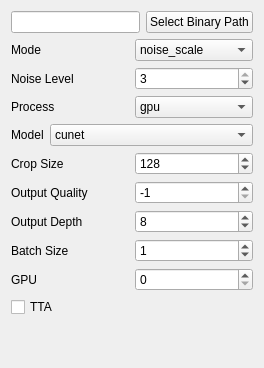
              <widget class="QWidget" name="waifu2xCaffeTab">
               <attribute name="title">
                <string>Waifu2X Caffe</string>
               </attribute>
               <layout class="QVBoxLayout" name="verticalLayout_2">
                <item>
                 <layout class="QHBoxLayout" name="waifu2xCaffePathHorizontalLayout">
                  <item>
                   <widget class="QLineEdit" name="waifu2xCaffePathLineEdit"/>
                  </item>
                  <item>
                   <widget class="QPushButton" name="waifu2xCaffePathSelectButton">
                    <property name="text">
                     <string>Select Binary Path</string>
                    </property>
                   </widget>
                  </item>
                 </layout>
                </item>
                <item>
                 <layout class="QHBoxLayout" name="waifu2xCaffeModeHorizontalLayout">
                  <item>
                   <widget class="QLabel" name="waifu2xCaffeModeLabel">
                    <property name="text">
                     <string>Mode</string>
                    </property>
                   </widget>
                  </item>
                  <item>
                   <widget class="QComboBox" name="waifu2xCaffeModeComboBox">
                    <property name="toolTip">
                     <string>image processing mode</string>
                    </property>
                    <item>
                     <property name="text">
                      <string>noise_scale</string>
                     </property>
                    </item>
                    <item>
                     <property name="text">
                      <string>auto_scale</string>
                     </property>
                    </item>
                    <item>
                     <property name="text">
                      <string>scale</string>
                     </property>
                    </item>
                    <item>
                     <property name="text">
                      <string>noise</string>
                     </property>
                    </item>
                   </widget>
                  </item>
                 </layout>
                </item>
                <item>
                 <layout class="QHBoxLayout" name="waifu2xCaffeNoiseLevelHorizontalLayout">
                  <item>
                   <widget class="QLabel" name="waifu2xCaffeNoiseLevelLabel">
                    <property name="text">
                     <string>Noise Level</string>
                    </property>
                   </widget>
                  </item>
                  <item>
                   <widget class="QSpinBox" name="waifu2xCaffeNoiseLevelSpinBox">
                    <property name="toolTip">
                     <string>noise reduction level</string>
                    </property>
                    <property name="maximum">
                     <number>3</number>
                    </property>
                    <property name="value">
                     <number>3</number>
                    </property>
                   </widget>
                  </item>
                 </layout>
                </item>
                <item>
                 <layout class="QHBoxLayout" name="waifu2xCaffeProcessHorizontalLayout">
                  <item>
                   <widget class="QLabel" name="waifu2xCaffeProcessLabel">
                    <property name="text">
                     <string>Process</string>
                    </property>
                   </widget>
                  </item>
                  <item>
                   <widget class="QComboBox" name="waifu2xCaffeProcessComboBox">
                    <property name="toolTip">
                     <string>process mode, cudnn requires CUDA and cuDNN to be installed</string>
                    </property>
                    <item>
                     <property name="text">
                      <string>gpu</string>
                     </property>
                    </item>
                    <item>
                     <property name="text">
                      <string>cudnn</string>
                     </property>
                    </item>
                    <item>
                     <property name="text">
                      <string>cpu</string>
                     </property>
                    </item>
                   </widget>
                  </item>
                 </layout>
                </item>
                <item>
                 <layout class="QHBoxLayout" name="waifu2xCaffeModelHorizontalLayout">
                  <item>
                   <widget class="QLabel" name="waifu2xCaffeModelLabel">
                    <property name="text">
                     <string>Model</string>
                    </property>
                   </widget>
                  </item>
                  <item>
                   <widget class="QComboBox" name="waifu2xCaffeModelComboBox">
                    <property name="toolTip">
                     <string>name of the built-in model to use</string>
                    </property>
                    <item>
                     <property name="text">
                      <string>cunet</string>
                     </property>
                    </item>
                    <item>
                     <property name="text">
                      <string>anime_style_art</string>
                     </property>
                    </item>
                    <item>
                     <property name="text">
                      <string>anime_style_art_rgb</string>
                     </property>
                    </item>
                    <item>
                     <property name="text">
                      <string>photo</string>
                     </property>
                    </item>
                    <item>
                     <property name="text">
                      <string>ukbench</string>
                     </property>
                    </item>
                    <item>
                     <property name="text">
                      <string>upconv_7_anime_style_art_rgb</string>
                     </property>
                    </item>
                    <item>
                     <property name="text">
                      <string>upconv_7_photo</string>
                     </property>
                    </item>
                    <item>
                     <property name="text">
                      <string>upresnet10</string>
                     </property>
                    </item>
                   </widget>
                  </item>
                 </layout>
                </item>
                <item>
                 <layout class="QHBoxLayout" name="waifu2xCaffeCropSizeHorizontalLayout">
                  <item>
                   <widget class="QLabel" name="waifu2xCaffeCropSizeLabel">
                    <property name="text">
                     <string>Crop Size</string>
                    </property>
                   </widget>
                  </item>
                  <item>
                   <widget class="QSpinBox" name="waifu2xCaffeCropSizeSpinBox">
                    <property name="toolTip">
                     <string>input image split size</string>
                    </property>
                    <property name="maximum">
                     <number>9999</number>
                    </property>
                    <property name="value">
                     <number>128</number>
                    </property>
                   </widget>
                  </item>
                 </layout>
                </item>
                <item>
                 <layout class="QHBoxLayout" name="waifu2xCaffeOutputQualityHorizontalLayout">
                  <item>
                   <widget class="QLabel" name="waifu2xCaffeOutputQualityLabel">
                    <property name="text">
                     <string>Output Quality</string>
                    </property>
                   </widget>
                  </item>
                  <item>
                   <widget class="QSpinBox" name="waifu2xCaffeOutputQualitySpinBox">
                    <property name="toolTip">
                     <string>output image quality</string>
                    </property>
                    <property name="minimum">
                     <number>-1</number>
                    </property>
                    <property name="value">
                     <number>-1</number>
                    </property>
                   </widget>
                  </item>
                 </layout>
                </item>
                <item>
                 <layout class="QHBoxLayout" name="waifu2xCaffeOutputDepthHorizontalLayout">
                  <item>
                   <widget class="QLabel" name="waifu2xCaffeOutputDepthLabel">
                    <property name="text">
                     <string>Output Depth</string>
                    </property>
                   </widget>
                  </item>
                  <item>
                   <widget class="QSpinBox" name="waifu2xCaffeOutputDepthSpinBox">
                    <property name="toolTip">
                     <string>output image chanel depth bit</string>
                    </property>
                    <property name="maximum">
                     <number>9999</number>
                    </property>
                    <property name="value">
                     <number>8</number>
                    </property>
                   </widget>
                  </item>
                 </layout>
                </item>
                <item>
                 <layout class="QHBoxLayout" name="waifu2xCaffeBatchSizeHorizontalLayout">
                  <item>
                   <widget class="QLabel" name="waifu2xCaffeBatchSizeLabel">
                    <property name="text">
                     <string>Batch Size</string>
                    </property>
                   </widget>
                  </item>
                  <item>
                   <widget class="QSpinBox" name="waifu2xCaffeBatchSizeSpinBox">
                    <property name="toolTip">
                     <string>input batch size</string>
                    </property>
                    <property name="maximum">
                     <number>9999</number>
                    </property>
                    <property name="value">
                     <number>1</number>
                    </property>
                   </widget>
                  </item>
                 </layout>
                </item>
                <item>
                 <layout class="QHBoxLayout" name="waifu2xCaffeGpuHorizontalLayout">
                  <item>
                   <widget class="QLabel" name="waifu2xCaffeGpuLabel">
                    <property name="text">
                     <string>GPU</string>
                    </property>
                   </widget>
                  </item>
                  <item>
                   <widget class="QSpinBox" name="waifu2xCaffeGpuSpinBox">
                    <property name="toolTip">
                     <string>gpu device no</string>
                    </property>
                   </widget>
                  </item>
                 </layout>
                </item>
                <item>
                 <layout class="QHBoxLayout" name="waifu2xCaffeOptionsHorizontalLayout">
                  <item>
                   <widget class="QCheckBox" name="waifu2xCaffeTtaCheckBox">
                    <property name="toolTip">
                     <string>8x slower and slightly high quality</string>
                    </property>
                    <property name="text">
                     <string>TTA</string>
                    </property>
                   </widget>
                  </item>
                 </layout>
                </item>
                <item>
                 <spacer name="waifu2xCaffeVerticalSpacer">
                  <property name="orientation">
                   <enum>Qt::Vertical</enum>
                  </property>
                  <property name="sizeHint" stdset="0">
                   <size>
                    <width>20</width>
                    <height>40</height>
                   </size>
                  </property>
                 </spacer>
                </item>
               </layout>
              </widget>
